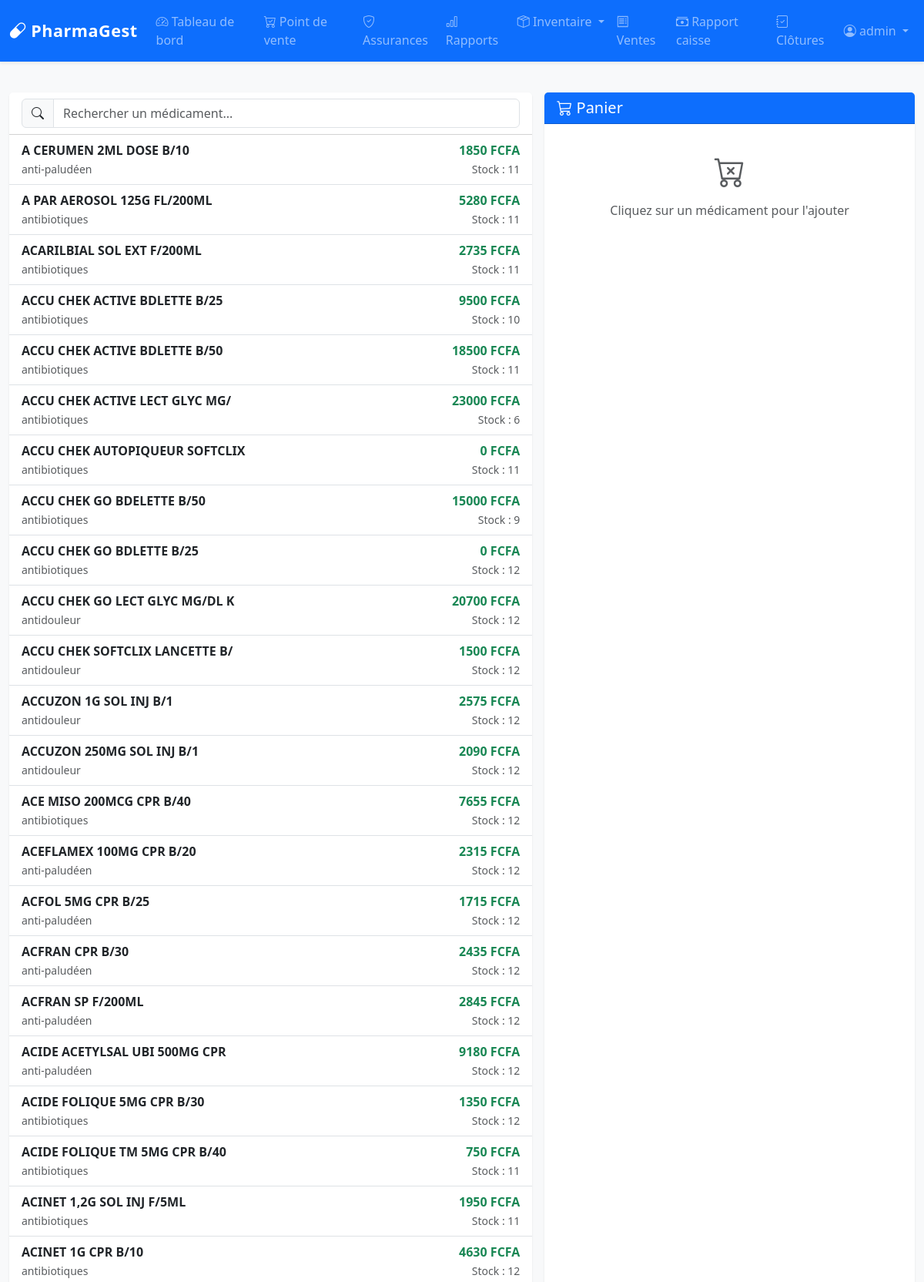
The page /sales/pos/ (signed in, upper part) on the database its author committed.
### accounts/models.py (models this page shows, shortened)
class User(AbstractUser):
    ROLE_CHOICES = [
        ('admin', 'Administrateur'),
        ('pharmacist', 'Pharmacien'),
        ('cashier', 'Caissier'),
    ]
    role = models.CharField(max_length=20, choices=ROLE_CHOICES, default='cashier')
    phone = models.CharField("Téléphone", max_length=20, blank=True)
    can_access_cash_closure = models.BooleanField(
        "Peut clôturer la caisse", default=False,
        help_text="Autorise l'accès à l'écran de clôture de caisse. "
                  "À réserver aux responsables."
    )
    can_manage_insurance = models.BooleanField(
        "Peut gérer les assurances", default=False,
        help_text="Autorise la gestion des créances et paiements d'assurance."
    )
    can_view_reports = models.BooleanField(
        "Peut voir les rapports", default=False,
        help_text="Autorise l'accès aux rapports de vente et de caisse."
    )

### inventory/models.py (models this page shows, shortened)
class Medicine(models.Model):
    name = models.CharField("Nom commercial", max_length=200)
    generic_name = models.CharField("Nom générique", max_length=200, blank=True)
    category = models.ForeignKey(
        Category, on_delete=models.PROTECT,
        related_name='medicines', verbose_name="Catégorie"
    )
    supplier = models.ForeignKey(
        Supplier, on_delete=models.SET_NULL, null=True, blank=True,
        related_name='medicines', verbose_name="Fournisseur"
    )
    barcode = models.CharField("Code-barres", max_length=50, unique=True, blank=True, null=True)
    description = models.TextField("Description", blank=True)
    image = models.ImageField("Image", upload_to='medicines/', blank=True, null=True)
    purchase_price = models.DecimalField(
        "Prix d'achat", max_digits=10, decimal_places=2, default=0,
        help_text="Prix payé au fournisseur. Sert à calculer la marge."
    )
    cash_price = models.DecimalField(
        "Prix comptant", max_digits=10, decimal_places=2,
        help_text="Prix de vente au comptoir (espèces, carte, mobile)."
    )
    insurance_price = models.DecimalField(
        "Prix assurance", max_digits=10, decimal_places=2, null=True, blank=True,
        help_text="Laisser vide pour calcul automatique : prix comptant × 1.15."
    )
    reorder_level = models.PositiveIntegerField(
        "Seuil d'alerte", default=10,
        help_text="En dessous de ce niveau, une alerte est déclenchée."
    )
    recommended_stock = models.PositiveIntegerField(
        "Stock recommandé", default=100,
        help_text="Niveau cible. Quantité à commander = recommandé − stock actuel."
    )
    requires_prescription = models.BooleanField("Ordonnance requise", default=False)
    is_active = models.BooleanField("Actif", default=True)
    created_at = models.DateTimeField(auto_now_add=True)
    insurance_eligible = models.BooleanField(
        "Éligible assurance", default=True,
        help_text="Décochez pour les produits non remboursables."
    )
    INSURANCE_MARKUP = Decimal('0.15')
    class Meta:
        verbose_name = "Médicament"
        verbose_name_plural = "Médicaments"
        ordering = ['name']
    @property
    def total_stock(self):
        return sum(b.quantity for b in self.batches.all())
    @property
    def is_low_stock(self):
        return self.total_stock <= self.reorder_level

class Category(models.Model):
    name = models.CharField("Nom", max_length=100, unique=True)
    description = models.TextField("Description", blank=True)
    class Meta:
        verbose_name = "Catégorie"
        verbose_name_plural = "Catégories"
        ordering = ['name']

class Batch(models.Model):
    medicine = models.ForeignKey(
        Medicine, on_delete=models.CASCADE, related_name='batches',
        verbose_name="Médicament"
    )
    batch_number = models.CharField(
        "N° de lot", max_length=50, blank=True,
        help_text="Optionnel. Laisser vide pour génération automatique."
    )
    quantity = models.PositiveIntegerField("Quantité", default=0)
    expiry_date = models.DateField(
        "Date de péremption",
        help_text="Obligatoire — sert au calcul FEFO."
    )
    received_date = models.DateField("Date de réception", default=timezone.now)
    class Meta:
        verbose_name = "Entrée de stock"
        verbose_name_plural = "Entrées de stock"
        ordering = ['expiry_date']   # FEFO par défaut
        indexes = [
            models.Index(fields=['medicine', 'expiry_date']),
        ]

### sales/views.py (the view)
# urls.py: path('pos/', views.pos, name='pos'),
@login_required
def pos(request):
    medicines = Medicine.objects.filter(is_active=True).select_related('category')
    insurances = Insurance.objects.filter(is_active=True)
    return render(request, 'sales/pos.html', {
        'medicines': medicines,
        'payment_methods': Sale.PAYMENT_CHOICES,
        'insurances': insurances,
    })

### sales/templates/sales/pos.html (shortened to what this page needs)
{% extends "base.html" %}
{% load static %}
{% block content %}
<div class="row g-3">
    <div class="col-lg-7">
        <div class="card h-100">
            <div class="card-header bg-white">
                <div class="input-group">
                    <span class="input-group-text"><i class="bi bi-search"></i></span>
                    <input type="text" id="search" class="form-control"
                           placeholder="Rechercher un médicament..." autofocus>
                </div>
            </div>
            <div class="card-body p-0">
                <div id="medicine-list" class="list-group list-group-flush">
                    {% for med in medicines %}
                    <button type="button"
                            class="list-group-item list-group-item-action medicine-card d-flex justify-content-between align-items-center"
                            data-id="{{ med.id }}"
                            data-name="{{ med.name|lower }}"
                            data-generic="{{ med.generic_name|lower }}"
                            data-barcode="{{ med.barcode|default:'' }}"
                            data-price="{{ med.cash_price|stringformat:'f' }}"
                            data-insurance-price="{{ med.insurance_price|default:med.cash_price|stringformat:'f' }}"
                            data-stock="{{ med.total_stock }}"
                            data-eligible="{{ med.insurance_eligible|yesno:'1,0' }}">
                        <div>
                            <strong>{{ med.name }}</strong>
                            <br>
                            <small class="text-muted">
                                {{ med.category.name }}
                            </small>
                        </div>
                        <div class="text-end">
                            <div class="fw-bold text-success">{{ med.cash_price|floatformat:0 }} FCFA</div>
                            <small class="{% if med.is_low_stock %}text-danger{% else %}text-muted{% endif %}">
                                Stock : {{ med.total_stock }}
                            </small>
                        </div>
                    </button>
                    {% empty %}
                    <div class="p-4 text-center text-muted">Aucun médicament enregistré.</div>
                    {% endfor %}
                </div>
            </div>
        </div>
    </div>
    <div class="col-lg-5">
        <div class="card h-100">
            <div class="card-header bg-primary text-white">
                <h5 class="mb-0"><i class="bi bi-cart3"></i> Panier</h5>
            </div>
            <div class="card-body p-2">
                <div id="cart-items">
                    <p class="text-muted text-center py-4 mb-0">
                        <i class="bi bi-cart-x fs-1 d-block mb-2"></i>
                        Cliquez sur un médicament pour l'ajouter
                    </p>
                </div>
            </div>
        </div>
    </div>
</div>
{% endblock %}

### templates/base.html (shortened to what this page needs)
{% load static %}
<!DOCTYPE html>
<html lang="fr">
<head>
    <link rel="stylesheet" href="{% static 'vendor/bootstrap.min.css' %}">
    <link rel="stylesheet" href="{% static 'vendor/bootstrap-icons.css' %}">
    <link rel="stylesheet" href="{% static 'css/style.css' %}">
</head>
<body>
<nav class="navbar navbar-expand-lg navbar-dark bg-primary shadow-sm">
    <div class="container-fluid">
        <a class="navbar-brand fw-bold" href="{% url 'dashboard' %}">
            <i class="bi bi-capsule"></i> PharmaGest
        </a>
        <div class="collapse navbar-collapse" id="navMain">
            <ul class="navbar-nav me-auto">
                <li class="nav-item">
                    <a class="nav-link" href="{% url 'dashboard' %}">
                        <i class="bi bi-speedometer2"></i> Tableau de bord
                    </a>
                </li>
                <li class="nav-item">
                    <a class="nav-link" href="{% url 'sales:pos' %}">
                        <i class="bi bi-cart-check"></i> Point de vente
                    </a>
                </li>
                {% if user.can_manage_insurance or user.is_superuser %}
                <li class="nav-item">
                    <a class="nav-link" href="#">
                        <i class="bi bi-shield-check"></i> Assurances
                    </a>
                </li>
                {% endif %}
                {% if user.can_view_reports or user.is_superuser %}
                <li class="nav-item">
                    <a class="nav-link" href="#">
                        <i class="bi bi-bar-chart"></i> Rapports
                    </a>
                </li>
                {% endif %}
                <li class="nav-item dropdown">
                    <a class="nav-link dropdown-toggle" href="#" data-bs-toggle="dropdown">
                        <i class="bi bi-box-seam"></i> Inventaire
                    </a>
                </li>
                <li class="nav-item">
                    <a class="nav-link" href="#">
                        <i class="bi bi-receipt"></i> Ventes
                    </a>
                    {% if user.can_view_reports or user.is_superuser %}
                    <li class="nav-item">
                        <a class="nav-link" href="{% url 'sales:cash_report' %}">
                            <i class="bi bi-cash-stack"></i> Rapport caisse
                        </a>
                    </li>
                    {% endif %}
                    {% if user.can_access_cash_closure or user.is_superuser %}
                    <li class="nav-item">
                        <a class="nav-link" href="{% url 'sales:cash_closure_list' %}">
                            <i class="bi bi-journal-check"></i> Clôtures
                        </a>
                    </li>
                    {% endif %}
                </li>
            </ul>
            <ul class="navbar-nav">
                {% if user.is_authenticated %}
                    <li class="nav-item dropdown">
                        <a class="nav-link dropdown-toggle" href="#" data-bs-toggle="dropdown">
                            <i class="bi bi-person-circle"></i> {{ user.username }}
                        </a>
                    </li>
                {% else %}
                    <li class="nav-item">
                        <a class="nav-link" href="{% url 'login' %}">
                            <i class="bi bi-box-arrow-in-right"></i> Connexion
                        </a>
                    </li>
                {% endif %}
            </ul>
        </div>
    </div>
</nav>
<main class="container-fluid py-4">
    {% block content %}{% endblock %}
</main>
</body>
</html>

### static/css/style.css (style rules this page uses)
body { background-color: #f8f9fa; font-family: 'Segoe UI', system-ui, -apple-system, sans-serif; }
.navbar-brand { font-size: 1.35rem; letter-spacing: 0.5px; }
.card { border: none; box-shadow: 0 1px 3px rgba(0, 0, 0, 0.08); transition: box-shadow 0.2s ease; }

### sales/templates/sales/pos.html (style rules this page uses)
#medicine-list { max-height: 70vh; overflow-y: auto; }
.medicine-card { cursor: pointer; transition: transform 0.15s, background 0.15s; }
#cart-items { max-height: 45vh; overflow-y: auto; }

### rows shown on the page
User: username "admin"
Medicine: name "A CERUMEN 2ML DOSE B/10", category.name "anti-paludéen", cash_price "1850", total_stock "11"
Medicine: name "A PAR AEROSOL 125G FL/200ML", category.name "antibiotiques", cash_price "5280", total_stock "11"
Medicine: name "ACARILBIAL SOL EXT F/200ML", category.name "antibiotiques", cash_price "2735", total_stock "11"
Medicine: name "ACCU CHEK ACTIVE BDLETTE B/25", category.name "antibiotiques", cash_price "9500", total_stock "10"
Medicine: name "ACCU CHEK ACTIVE BDLETTE B/50", category.name "antibiotiques", cash_price "18500", total_stock "11"
Medicine: name "ACCU CHEK ACTIVE LECT GLYC MG/", category.name "antibiotiques", cash_price "23000", total_stock "6"
Medicine: name "ACCU CHEK AUTOPIQUEUR SOFTCLIX", category.name "antibiotiques", cash_price "0", total_stock "11"
Medicine: name "ACCU CHEK GO BDELETTE B/50", category.name "antibiotiques", cash_price "15000", total_stock "9"
Medicine: name "ACCU CHEK GO BDLETTE B/25", category.name "antibiotiques", cash_price "0", total_stock "12"
Medicine: name "ACCU CHEK GO LECT GLYC MG/DL K", category.name "antidouleur", cash_price "20700", total_stock "12"
Medicine: name "ACCU CHEK SOFTCLIX LANCETTE B/", category.name "antidouleur", cash_price "1500", total_stock "12"
Medicine: name "ACCUZON 1G SOL INJ B/1", category.name "antidouleur", cash_price "2575", total_stock "12"
Medicine: name "ACCUZON 250MG SOL INJ B/1", category.name "antidouleur", cash_price "2090", total_stock "12"
Medicine: name "ACE MISO 200MCG CPR B/40", category.name "antibiotiques", cash_price "7655", total_stock "12"
Medicine: name "ACEFLAMEX 100MG CPR B/20", category.name "anti-paludéen", cash_price "2315", total_stock "12"
Medicine: name "ACFOL 5MG CPR B/25", category.name "anti-paludéen", cash_price "1715", total_stock "12"
Medicine: name "ACFRAN CPR B/30", category.name "anti-paludéen", cash_price "2435", total_stock "12"
Medicine: name "ACFRAN SP F/200ML", category.name "anti-paludéen", cash_price "2845", total_stock "12"
Medicine: name "ACIDE ACETYLSAL UBI 500MG CPR", category.name "anti-paludéen", cash_price "9180", total_stock "12"
Medicine: name "ACIDE FOLIQUE 5MG CPR B/30", category.name "antibiotiques", cash_price "1350", total_stock "12"
Medicine: name "ACIDE FOLIQUE TM 5MG CPR B/40", category.name "antibiotiques", cash_price "750", total_stock "11"
Medicine: name "ACINET 1,2G SOL INJ F/5ML", category.name "antibiotiques", cash_price "1950", total_stock "11"
Medicine: name "ACINET 1G CPR B/10", category.name "antibiotiques", cash_price "4630", total_stock "12"
